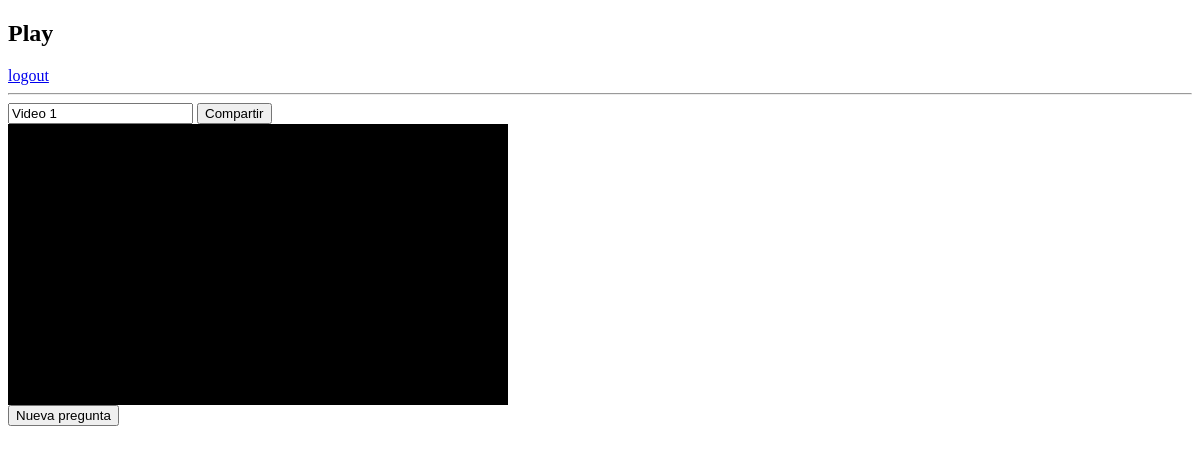
/polls/myvideos/video/1 (signed in), run on an earlier commit of the app's database.
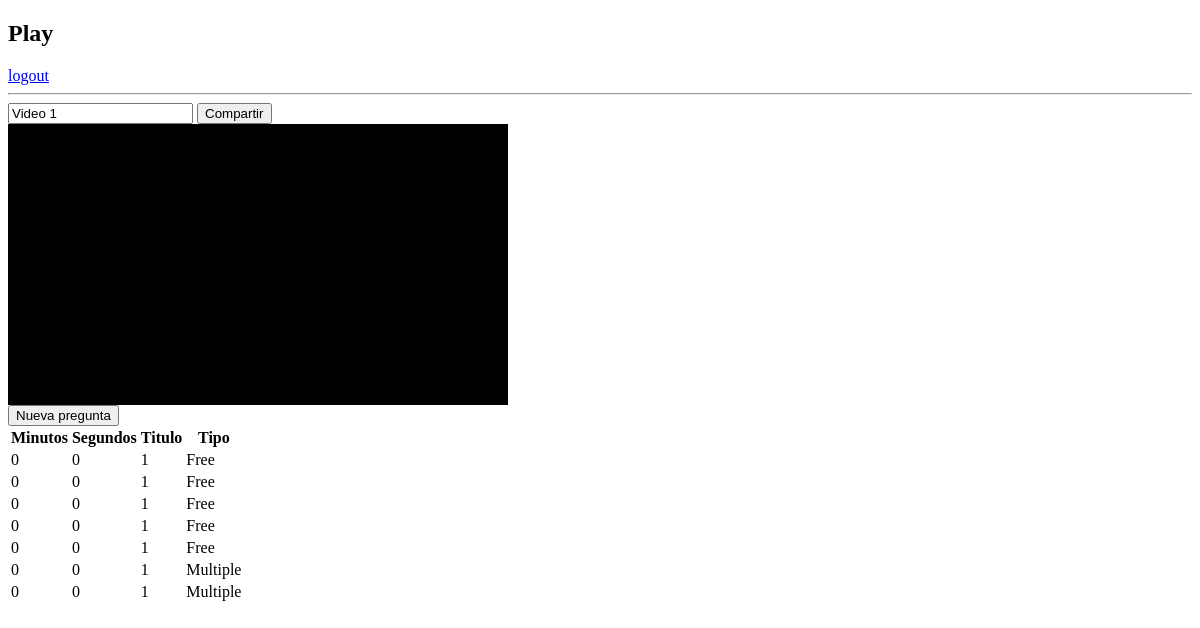
And on a later commit of the database.
### polls/models.py (models this page shows)
class Question(models.Model):
    title = models.CharField(max_length=200)
    minutes = models.IntegerField(default=0)
    seconds = models.IntegerField(default=0)
    points = models.IntegerField(default=1)
    correctAnswers = models.CharField(max_length=200,blank=True, null=True)
    video = models.ForeignKey(Video, on_delete=models.CASCADE)
    type = models.ForeignKey(QuestionType, on_delete=models.CASCADE)

class QuestionType(models.Model):
    name = models.CharField(max_length=200)
    def __str__(self):
        return self.name

### polls/views.py (the view)
# urls.py: path('myvideos/video/<int:video_id>', views.video, name='video'),
@login_required
def video(request,video_id):
    video = get_object_or_404(Video, pk=video_id)
    types = QuestionType.objects.order_by('name')
    questions = Question.objects.filter(video=video_id)
    data = ""
    text = ""
    correct = ""
    if request.method == 'POST':
        form = QuestionForm(request.POST)
        data = json.loads(request.POST.get('data'))
        correct = request.POST.get('ansradio')
        for answer in data:
            ans = Answer.objects.create(text = answer['value'], question = form.save())
            if answer['id'] == correct:
                form.save().correctAnswers = ans.id
            text = ans
        if form.is_valid():
            form.save()
        return redirect('polls:video',video_id = video_id)
    else:
        form = QuestionForm()
    return render(request, 'polls/video.html',
    {
        'video' : video,
        'types' : types,
        'form' : form,
        'questions' : questions,
        'text' : text,
        'correct' : correct
    })

### polls/forms.py
class QuestionForm(ModelForm):
    class Meta:
        model = Question
        fields = ['title', 'minutes','seconds', 'points' ,'type', 'video']
        labels = {
            'title': 'Pregunta',
            'minutes': 'Minuto',
            'seconds': 'Segundos',
            'points': 'Puntaje',
            'type': 'Tipo de Pregunta',
            'video': ''
        }

### polls/models.py (called while the page is built)
    def __str__(self):
        return self.name

### polls/templates/polls/video.html (shortened to what this page needs)
{% extends 'base.html' %}
{% load embed_video_tags %}
{% load static %}
{% block stylesheets%}
<link rel="stylesheet" type="text/css" href="{% static 'polls/plyr.css' %}">
{% endblock %}
{% block content %}
<div>
    <input type="text" readonly value="{{video.name}}">
    <button share="true" onclick="share(this)">Compartir</button><br>
</div>
<div class="container">
</div>
<div>
    <button  id="new" type="button">Nueva pregunta</button>
</div>
<div>
    {% if questions %}
    <table>
        <thead>
            <th>Minutos</th>
            <th>Segundos</th>
            <th>Titulo</th>
            <th>Tipo</th>
            <tbody>
                {% for question in questions %}
                <tr>
                    <td>
                        {{question.minutes}}
                    </td>
                    <td>
                        {{question.seconds}}
                    </td>
                    <td>
                        {{question.title}}
                    </td>
                    <td>
                        {{question.type}}
                    </td>
                </tr>
                {% endfor %}
            </tbody>
        </thead>
    </table>
    {% endif %}
</div>
{% endblock %}

What changed in the data, as far as the page shows it:
added Question: minutes "0", seconds "0", title "1", type "Free"
added Question: minutes "0", seconds "0", title "1", type "Free"
added Question: minutes "0", seconds "0", title "1", type "Free"
added Question: minutes "0", seconds "0", title "1", type "Free"
added Question: minutes "0", seconds "0", title "1", type "Free"
added Question: minutes "0", seconds "0", title "1", type "Multiple"
added Question: minutes "0", seconds "0", title "1", type "Multiple"
Also different on the page:
text now shown: "Minutos Segundos Titulo Tipo"
